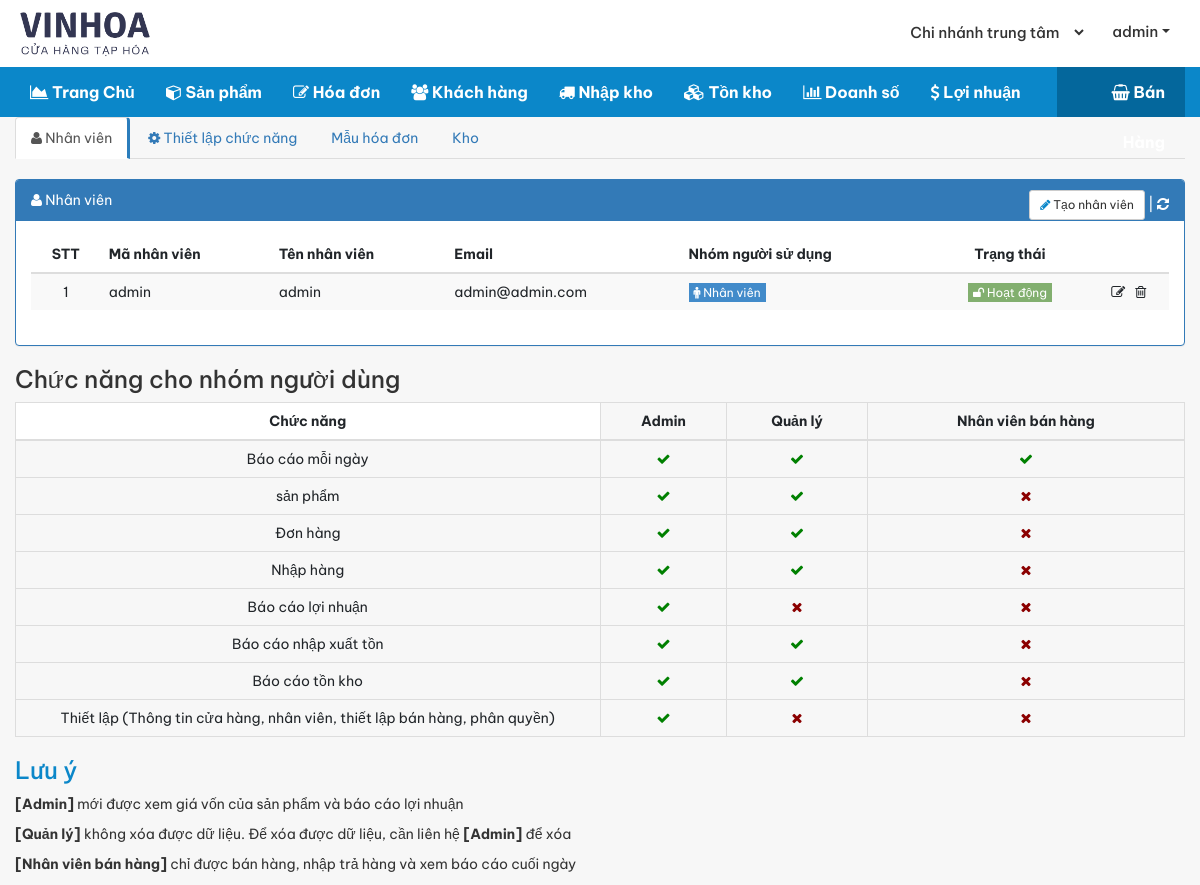
The page /index.php/config (signed in) on the database its author committed.
### tables this page shows
CREATE TABLE `cms_users` (
  `id` int(10) UNSIGNED NOT NULL,
  `username` varchar(100) NOT NULL,
  `password` varchar(100) NOT NULL,
  `salt` varchar(255) NOT NULL,
  `email` varchar(120) NOT NULL,
  `display_name` varchar(120) NOT NULL,
  `user_status` tinyint(4) NOT NULL,
  `group_id` int(11) NOT NULL,
  `store_id` int(11) NOT NULL,
  `created` datetime NOT NULL,
  `updated` datetime NOT NULL,
  `logined` datetime(1) NOT NULL,
  `ip_logged` varchar(255) NOT NULL,
  `recode` varchar(255) NOT NULL,
  `code_time_out` varchar(255) NOT NULL
);

CREATE TABLE `cms_users_group` (
  `id` int(10) UNSIGNED NOT NULL,
  `group_name` varchar(255) NOT NULL,
  `group_permission` varchar(255) NOT NULL,
  `group_registered` datetime NOT NULL,
  `group_updated` datetime NOT NULL
);

### application/controllers/config.php (called while the page is built, shortened)
<?php if (!defined('BASEPATH')) exit('No direct script access allowed');
class Config extends CI_Controller
{
    private $auth;
    public function __construct()
    {
        $this->auth = $this->cms_authentication->check();
    }
    public function index()
    {
        $data['seo']['title'] = "Phần mềm quản lý bán hàng";
        $user = $this->db->select('users.id, username, email, display_name, user_status, group_name ')->from('users')->join('users_group', 'users_group.id = users.group_id')->get()->result_array();
        $data['data']['template'] = $this->db->select('content')->from('templates')->where('id', 1)->limit(1)->get()->row_array();
        $data['data']['list_template'] = $this->db->from('templates')->get()->result_array();
        $data['data']['_user'] = $user;
        $data['data']['user'] = $this->auth;
        $store = $this->db->from('stores')->get()->result_array();
        $data['data']['store'] = $store;
        $store_id = $this->db->select('store_id')->from('users')->where('id',$this->auth['id'])->limit(1)->get()->row_array();
        $data['data']['store_id'] = $store_id['store_id'];
        $data['template'] = 'setting/setting';
        $this->load->view('layout/index', isset($data) ? $data : null);
    }
}

### index.php (called while the page is built, shortened)
<?php
require_once BASEPATH . 'core/CodeIgniter.php';

### application/libraries/cms_cookie.php (called while the page is built, shortened)
<?php if (!defined('BASEPATH')) exit('No direct script access allowed');
class CMS_Cookie
{
    public static function exists($name)
    {
        return (isset($_COOKIE[$name])) ? true : false;
    }
    public static function get($name)
    {
        return $_COOKIE[$name];
    }
    public static function decode($cookie_val)
    {
        return base64_decode(substr($cookie_val, 3));
    }
}

### application/libraries/cms_authentication.php (called while the page is built, shortened)
<?php if (!defined('BASEPATH')) exit('No direct script access allowed');
class CMS_authentication
{
    private $CI;
    public function __construct()
    {
        $this->CI = &get_instance();
    }
    public function check()
    {
        if (CMS_Cookie::exists('user_logged' . CMS_PREFIX)) {
            $cookie = CMS_Cookie::get('user_logged' . CMS_PREFIX);
            $cookie = json_decode(CMS_Cookie::decode($cookie), true);
            $user = $this->CI->db->select('id,username,password,salt,display_name,email,group_id,store_id')->where('username', $cookie['username'])->or_where('email', $cookie['username'])->from('users')->get()->row_array();
            $group = $this->CI->db->select('id, group_permission, group_name')->where('id', $user['group_id'])->from('users_group')->get()->row_array();
            if (isset($user) && count($user)) {
                if ($user['username'] == $cookie['username'] && $user['password'] == $cookie['password'] && $user['salt'] == $cookie['salt']) {
                    $data = ['username' => $user['username'], 'password' => $user['password'], 'salt' => $user['salt']];
                    return ['id' => $user['id'],
                        'username' => $user['username'],
                        'password' => $user['password'],
                        'salt' => $user['salt'],
                        'email' => $user['email'],
                        'display_name' => $user['display_name'],
                        'group_id' => $user['group_id'],
                        'group_name' => $group['group_name'],
                        'group_permission' => json_decode($group['group_permission'], true),
                        'store_id' => $user['store_id']
                    ];
                }
            }
        }
        return null;
    }
}

### application/views/setting/setting.php (the view, shortened to what this page needs)
<div class="setting">
    <ul class="nav nav-tabs tab-setting" role="tablist">
        <li role="presentation" class="active"><a href="#user" aria-controls="home" role="tab" data-toggle="tab"><i
                    class="fa fa-user"></i> Nhân viên</a></li>
        <li role="presentation"><a href="#functions" aria-controls="profile" role="tab" data-toggle="tab"><i
                    class="fa fa-cog"></i> Thiết lập chức năng</a></li>
        <li role="presentation"><a href="#print" aria-controls="print" role="tab" data-toggle="tab">Mẫu hóa
                đơn</a></li>
        <li role="presentation"><a href="#stores" aria-controls="stores" role="tab" data-toggle="tab">Kho</a>
        </li>
    </ul>
    <div class="tab-content">
        <div role="tabpanel" class="tab-pane active" id="user">
            <div class="panel panel-primary" style="margin-top: 20px">
                <div class="panel-heading">
                    <i class="fa fa-user"></i> Nhân viên
                    <div class="action pull-right">
                        <button class="btn btn-default btn-sm create-nv btn-in-panel blue" data-toggle="modal"
                                data-target="#create-nv"><i class="fa fa-pencil blue"></i> Tạo nhân viên
                        </button>
                        | <i class="fa fa-refresh" style="font-size: 14px; cursor: pointer;" onclick="cms_upuser()"></i>
                    </div>
                </div>
                <div class="panel-body">
                    <div class="table-responsive ">
                        <table class="table table-hover table-user table-striped">
                            <thead>
                            <th class="text-center">STT</th>
                            <th>Mã nhân viên</th>
                            <th>Tên nhân viên</th>
                            <th>Email</th>
                            <th>Nhóm người sử dụng</th>
                            <th class="text-center">Trạng thái</th>
                            <th></th>
                            </thead>
                            <tbody>
                            <?php
                            if (isset($_user) && count($_user)) :
                                $ind = 0;
                                foreach ($_user as $key => $val) : $ind++; ?>
                                    <tr class="tr-item-<?php echo $val['id']; ?>">
                                        <td class="text-center"><?php echo $ind; ?></td>
                                        <td><?php echo $val['username']; ?></td>
                                        <td><?php echo ($val['display_name'] != '') ? $val['display_name'] : '-'; ?></td>
                                        <td><?php echo $val['email']; ?></td>
                                        <td><?php echo '<span class="user_group"><i class="fa fa-male"></i> ' . $val['group_name'] . '</span>'; ?></td>
                                        <td class="text-center"><?php echo cms_render_html($val['user_status'], 'user_status', ['fa-unlock', 'fa-lock'], ['Hoạt động', 'Tạm ngừng']); ?></td>
                                        <td class="text-center"><i class="fa fa-pencil-square-o edit-item" title="Sửa"
                                                                   onclick="cms_edit_usitem(<?php echo $val['id']; ?>)"
                                                                   style="margin-right: 10px; cursor: pointer;"></i><i
                                                onclick="cms_del_usitem(<?php echo $val['id']; ?>)" title="Xóa"
                                                class="fa fa-trash-o delete-item" style="cursor: pointer;"></i></td>
                                    </tr>
                                <?php endforeach;
                            else: ?>
                                <tr>
                                    <td class="text-center" colspan="7">Không có Người dùng trong danh sách</td>
                                </tr>
                            <?php endif;
                            ?>
                            </tbody>
                        </table>
                    </div>
                </div>
            </div>
            <h3>Chức năng cho nhóm người dùng</h3>
            <div class="cms-function-user-info">
                <table class="table table-hover table-bordered">
                    <thead>
                    <th class="text-center" style="width: 50%; background-color: #fff;">Chức năng</th>
                    <th class="text-center">Admin</th>
                    <th class="text-center">Quản lý</th>
                    <th class="text-center">Nhân viên bán hàng</th>
                    </thead>
                    <tbody>
                    <tr>
                        <td class="text-center">Báo cáo mỗi ngày</td>
                        <td class="text-center"><i class="fa fa-check" style="color: green;"></i></td>
                        <td class="text-center"><i class="fa fa-check" style="color: green;"></i></td>
                        <td class="text-center"><i class="fa fa-check" style="color: green;"></i></td>
                    </tr>
                    <tr>
                        <td class="text-center">sản phẩm</td>
                        <td class="text-center"><i class="fa fa-check" style="color: green;"></i></td>
                        <td class="text-center"><i class="fa fa-check" style="color: green;"></i></td>
                        <td class="text-center"><i class="fa fa-times" style="color: darkred;"></i></td>
                    </tr>
                    <tr>
                        <td class="text-center">Đơn hàng</td>
                        <td class="text-center"><i class="fa fa-check" style="color: green;"></i></td>
                        <td class="text-center"><i class="fa fa-check" style="color: green;"></i></td>
                        <td class="text-center"><i class="fa fa-times" style="color: darkred;"></i></td>
                    </tr>
                    <tr>
                        <td class="text-center">Nhập hàng</td>
                        <td class="text-center"><i class="fa fa-check" style="color: green;"></i></td>
                        <td class="text-center"><i class="fa fa-check" style="color: green;"></i></td>
                        <td class="text-center"><i class="fa fa-times" style="color: darkred;"></i></td>
                    </tr>
                    <tr>
                        <td class="text-center">Báo cáo lợi nhuận</td>
                        <td class="text-center"><i class="fa fa-check" style="color: green;"></i></td>
                        <td class="text-center"><i class="fa fa-times" style="color: darkred;"></i></td>
                        <td class="text-center"><i class="fa fa-times" style="color: darkred;"></i></td>
                    </tr>
                    <tr>
                        <td class="text-center">Báo cáo nhập xuất tồn</td>
                        <td class="text-center"><i class="fa fa-check" style="color: green;"></i></td>
                        <td class="text-center"><i class="fa fa-check" style="color: green;"></i></td>
                        <td class="text-center"><i class="fa fa-times" style="color: darkred;"></i></td>
                    </tr>
                    <tr>
                        <td class="text-center">Báo cáo tồn kho</td>
                        <td class="text-center"><i class="fa fa-check" style="color: green;"></i></td>
                        <td class="text-center"><i class="fa fa-check" style="color: green;"></i></td>
                        <td class="text-center"><i class="fa fa-times" style="color: darkred;"></i></td>
                    </tr>
                    <tr>
                        <td class="text-center">Thiết lập (Thông tin cửa hàng, nhân viên, thiết lập bán hàng, phân
                            quyền)
                        </td>
                        <td class="text-center"><i class="fa fa-check" style="color: green;"></i></td>
                        <td class="text-center"><i class="fa fa-times" style="color: darkred;"></i></i></td>
                        <td class="text-center"><i class="fa fa-times" style="color: darkred;"></i></td>
                    </tr>
                    </tbody>
                </table>
                <div class="notes-info">
                    <h3 style="color: #0B87C9;">Lưu ý</h3>
                    <p><span style="font-weight: bold;">[Admin]</span> mới được xem giá vốn của sản phẩm và báo
                        cáo lợi nhuận</p>
                    <p><span style="font-weight: bold;">[Quản lý]</span> không xóa được dữ liệu. Để xóa được dữ liệu,
                        cần liên hệ <span style="font-weight: bold;">[Admin]</span> để xóa</p>
                    <p><span style="font-weight: bold;">[Nhân viên bán hàng]</span> chỉ được bán hàng, nhập trả hàng và
                        xem báo cáo cuối ngày</p>
                </div>
            </div>
        </div>
    </div>
</div>

### application/views/common/header.php (shortened to what this page needs)
<div id="topbar">
    <div class="container-fluid">
        <div class="d-flex">
            <div class="mr-auto">
                <a href="dashboard"><img src="public/templates/images/logo.png" alt=""></a>
            </div>
            <div class="">
                <div class="pos-menubar ">
                    <div class="collapse navbar-collapse" id="bs-example-navbar-collapse-1">
                        <ul id="store-list" class="nav navbar-nav">
                            <?php if(isset($data['store'])){ ?>
                                <li>
                                    <select id="store-id" class="form-control">
                                        <?php foreach ($data['store'] as $key => $item) :?>
                                            <option <?php if($item['ID']==$data['store_id']) echo 'selected '; ?> value="<?php echo $item['ID']; ?>"><?php echo $item['stock_name']; ?></option>
                                        <?php endforeach;?>
                                    </select>
                                </li>
                            <?php } ?>
                        </ul>
                        <div class="nav navbar-nav">
                            <div id="menu-bar" class="dropdown">
                                <a class="btn-menu dropdown-toggle" data-toggle="dropdown" role="button" aria-haspopup="true" aria-expanded="false"><?php echo (isset($user)) ? $user['display_name'] : $user['username']; ?></a>
                            </div>
                        </div>
                    </div>
                </div>
        </div>
    </div>
</div>

### application/helpers/useful_helper.php (shortened to what this page needs)
<?php if (!defined('BASEPATH')) exit('No direct script access allowed');
if (!function_exists('cms_render_html')) {
    function cms_render_html($val, $class, $icon = [], $text = [])
    {
        return ($val == 1) ? "<span class='{$class}'><i class='fa {$icon[0]}'></i> " . $text[0] . "</span>" : "<span class='{$class}'><i class='fa {$icon[1]}'></i> " . $text[1] . "</span>";
    }
}

### rows shown on the page
cms_users: display_name "admin", username "admin", email "admin@admin.com", cms_users_group.group_name "Nhân viên"

### other values the page prints
form field value "Chi nhánh trung tâm"
